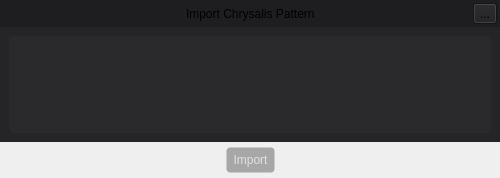
<?xml version="1.0" encoding="UTF-8"?>
<ui version="4.0">
 <class>UI::PatternImportDialog</class>
 <widget class="UI::BaseDialog" name="UI::PatternImportDialog">
  <property name="geometry">
   <rect>
    <x>0</x>
    <y>0</y>
    <width>500</width>
    <height>178</height>
   </rect>
  </property>
  <property name="sizePolicy">
   <sizepolicy hsizetype="Minimum" vsizetype="Expanding">
    <horstretch>0</horstretch>
    <verstretch>0</verstretch>
   </sizepolicy>
  </property>
  <property name="minimumSize">
   <size>
    <width>500</width>
    <height>0</height>
   </size>
  </property>
  <property name="maximumSize">
   <size>
    <width>16777215</width>
    <height>750</height>
   </size>
  </property>
  <property name="windowTitle">
   <string>PatternImportDialog</string>
  </property>
  <layout class="QVBoxLayout" name="verticalLayout">
   <property name="spacing">
    <number>0</number>
   </property>
   <property name="sizeConstraint">
    <enum>QLayout::SetDefaultConstraint</enum>
   </property>
   <property name="leftMargin">
    <number>0</number>
   </property>
   <property name="topMargin">
    <number>0</number>
   </property>
   <property name="rightMargin">
    <number>0</number>
   </property>
   <property name="bottomMargin">
    <number>0</number>
   </property>
   <item>
    <widget class="QWidget" name="titleWidget" native="true">
     <property name="sizePolicy">
      <sizepolicy hsizetype="Preferred" vsizetype="Minimum">
       <horstretch>0</horstretch>
       <verstretch>0</verstretch>
      </sizepolicy>
     </property>
     <property name="styleSheet">
      <string notr="true">background: rgba(30, 30, 33, 255)</string>
     </property>
     <layout class="QHBoxLayout" name="titleLayout">
      <property name="spacing">
       <number>0</number>
      </property>
      <property name="leftMargin">
       <number>0</number>
      </property>
      <property name="topMargin">
       <number>0</number>
      </property>
      <property name="rightMargin">
       <number>0</number>
      </property>
      <property name="bottomMargin">
       <number>0</number>
      </property>
      <item>
       <layout class="QHBoxLayout" name="horizontalLayout_2">
        <property name="spacing">
         <number>0</number>
        </property>
        <property name="leftMargin">
         <number>3</number>
        </property>
        <property name="topMargin">
         <number>3</number>
        </property>
        <property name="bottomMargin">
         <number>3</number>
        </property>
        <item>
         <spacer name="horizontalSpacer">
          <property name="orientation">
           <enum>Qt::Horizontal</enum>
          </property>
          <property name="sizeHint" stdset="0">
           <size>
            <width>40</width>
            <height>20</height>
           </size>
          </property>
         </spacer>
        </item>
       </layout>
      </item>
      <item>
       <widget class="QLabel" name="label">
        <property name="sizePolicy">
         <sizepolicy hsizetype="Minimum" vsizetype="Preferred">
          <horstretch>0</horstretch>
          <verstretch>0</verstretch>
         </sizepolicy>
        </property>
        <property name="text">
         <string>Import Chrysalis Pattern</string>
        </property>
       </widget>
      </item>
      <item>
       <layout class="QHBoxLayout" name="horizontalLayout">
        <property name="spacing">
         <number>0</number>
        </property>
        <property name="topMargin">
         <number>3</number>
        </property>
        <property name="rightMargin">
         <number>3</number>
        </property>
        <property name="bottomMargin">
         <number>3</number>
        </property>
        <item>
         <spacer name="horizontalSpacer_2">
          <property name="orientation">
           <enum>Qt::Horizontal</enum>
          </property>
          <property name="sizeHint" stdset="0">
           <size>
            <width>40</width>
            <height>20</height>
           </size>
          </property>
         </spacer>
        </item>
        <item>
         <widget class="QToolButton" name="close">
          <property name="enabled">
           <bool>true</bool>
          </property>
          <property name="mouseTracking">
           <bool>true</bool>
          </property>
          <property name="focusPolicy">
           <enum>Qt::ClickFocus</enum>
          </property>
          <property name="text">
           <string>...</string>
          </property>
          <property name="icon">
           <iconset resource="../../../resources/resources.qrc">
            <normaloff>:/close.png</normaloff>:/close.png</iconset>
          </property>
          <property name="checkable">
           <bool>false</bool>
          </property>
         </widget>
        </item>
       </layout>
      </item>
     </layout>
    </widget>
   </item>
   <item>
    <widget class="QWidget" name="parameters" native="true">
     <property name="sizePolicy">
      <sizepolicy hsizetype="Expanding" vsizetype="Expanding">
       <horstretch>0</horstretch>
       <verstretch>0</verstretch>
      </sizepolicy>
     </property>
     <property name="maximumSize">
      <size>
       <width>16777215</width>
       <height>750</height>
      </size>
     </property>
     <property name="styleSheet">
      <string notr="true">background: rgba(37, 37, 40, 255);</string>
     </property>
     <layout class="QVBoxLayout" name="parametersWidget">
      <property name="spacing">
       <number>0</number>
      </property>
      <property name="sizeConstraint">
       <enum>QLayout::SetDefaultConstraint</enum>
      </property>
      <item>
       <widget class="QListView" name="parametersListView">
        <property name="sizePolicy">
         <sizepolicy hsizetype="Expanding" vsizetype="Expanding">
          <horstretch>0</horstretch>
          <verstretch>0</verstretch>
         </sizepolicy>
        </property>
        <property name="minimumSize">
         <size>
          <width>0</width>
          <height>0</height>
         </size>
        </property>
        <property name="maximumSize">
         <size>
          <width>16777215</width>
          <height>750</height>
         </size>
        </property>
        <property name="baseSize">
         <size>
          <width>0</width>
          <height>750</height>
         </size>
        </property>
        <property name="styleSheet">
         <string notr="true">QListView {
	border-radius: 6px;
	background: rgba(42, 42, 45, 255);
}

QListView::item {
	border-radius: 6px;
	background: rgba(47, 47, 50, 255);
}</string>
        </property>
        <property name="horizontalScrollBarPolicy">
         <enum>Qt::ScrollBarAlwaysOff</enum>
        </property>
        <property name="sizeAdjustPolicy">
         <enum>QAbstractScrollArea::AdjustToContents</enum>
        </property>
        <property name="autoScroll">
         <bool>true</bool>
        </property>
        <property name="selectionMode">
         <enum>QAbstractItemView::NoSelection</enum>
        </property>
        <property name="verticalScrollMode">
         <enum>QAbstractItemView::ScrollPerPixel</enum>
        </property>
        <property name="resizeMode">
         <enum>QListView::Fixed</enum>
        </property>
        <property name="spacing">
         <number>4</number>
        </property>
        <property name="uniformItemSizes">
         <bool>true</bool>
        </property>
       </widget>
      </item>
     </layout>
    </widget>
   </item>
   <item>
    <widget class="QWidget" name="footerWidget" native="true">
     <property name="sizePolicy">
      <sizepolicy hsizetype="Preferred" vsizetype="Minimum">
       <horstretch>0</horstretch>
       <verstretch>0</verstretch>
      </sizepolicy>
     </property>
     <property name="styleSheet">
      <string notr="true">QPushButton {
    color: rgba(225, 225, 228, 255);
    background: rgba(0, 0, 0, 77);
    border: 1px solid transparent;
    border-radius: 4px;
    outline: none;

    padding: 4px 6px;
    min-height: 16px;
    max-height: 16px;
    height: 16px;
    qproperty-iconSize: 14px;
}

QPushButton:hover,
QPushButton:focus {
    color: rgba(110, 185, 255, 255);
    background: rgba(45, 52, 68, 255);
    border-color: rgba(52, 80, 130, 255);
}

QPushButton:pressed {
    color: rgba(110, 185, 255, 255);
    background: rgba(52, 80, 130, 255);
    border-color: transparent;
}

QPushButton:checked {
    color: rgba(110, 185, 255, 255);
    background: rgba(45, 52, 68, 255);
    border-color: transparent;
}

QPushButton:disabled {
    color: rgba(70, 70, 73, 255);
    background: rgba(0, 0, 0, 77);
    border-color: transparent;
}

QPushButton[widget-type=&quot;Warning&quot;] {
    color: rgba(255, 97, 125, 255);
    background: transparent;
    border-color: transparent;
}

QPushButton[widget-type=&quot;Active&quot;] {
    color: rgba(110, 185, 255, 255);
    background: rgba(45, 52, 68, 255);
    border-color: transparent;
}</string>
     </property>
     <layout class="QHBoxLayout" name="footerLayout">
      <property name="spacing">
       <number>0</number>
      </property>
      <property name="leftMargin">
       <number>5</number>
      </property>
      <property name="topMargin">
       <number>5</number>
      </property>
      <property name="rightMargin">
       <number>5</number>
      </property>
      <property name="bottomMargin">
       <number>5</number>
      </property>
      <item>
       <spacer name="horizontalSpacer_3">
        <property name="orientation">
         <enum>Qt::Horizontal</enum>
        </property>
        <property name="sizeHint" stdset="0">
         <size>
          <width>40</width>
          <height>20</height>
         </size>
        </property>
       </spacer>
      </item>
      <item>
       <widget class="QPushButton" name="importButton">
        <property name="focusPolicy">
         <enum>Qt::NoFocus</enum>
        </property>
        <property name="styleSheet">
         <string notr="true"/>
        </property>
        <property name="text">
         <string>Import</string>
        </property>
       </widget>
      </item>
      <item>
       <spacer name="horizontalSpacer_4">
        <property name="orientation">
         <enum>Qt::Horizontal</enum>
        </property>
        <property name="sizeHint" stdset="0">
         <size>
          <width>40</width>
          <height>20</height>
         </size>
        </property>
       </spacer>
      </item>
     </layout>
    </widget>
   </item>
  </layout>
 </widget>
 <customwidgets>
  <customwidget>
   <class>UI::BaseDialog</class>
   <extends>QDialog</extends>
   <header>BaseDialog.h</header>
  </customwidget>
 </customwidgets>
 <resources>
  <include location="../../../resources/resources.qrc"/>
 </resources>
 <connections>
  <connection>
   <sender>close</sender>
   <signal>clicked()</signal>
   <receiver>UI::PatternImportDialog</receiver>
   <slot>deleteLater()</slot>
   <hints>
    <hint type="sourcelabel">
     <x>481</x>
     <y>17</y>
    </hint>
    <hint type="destinationlabel">
     <x>249</x>
     <y>374</y>
    </hint>
   </hints>
  </connection>
 </connections>
</ui>
